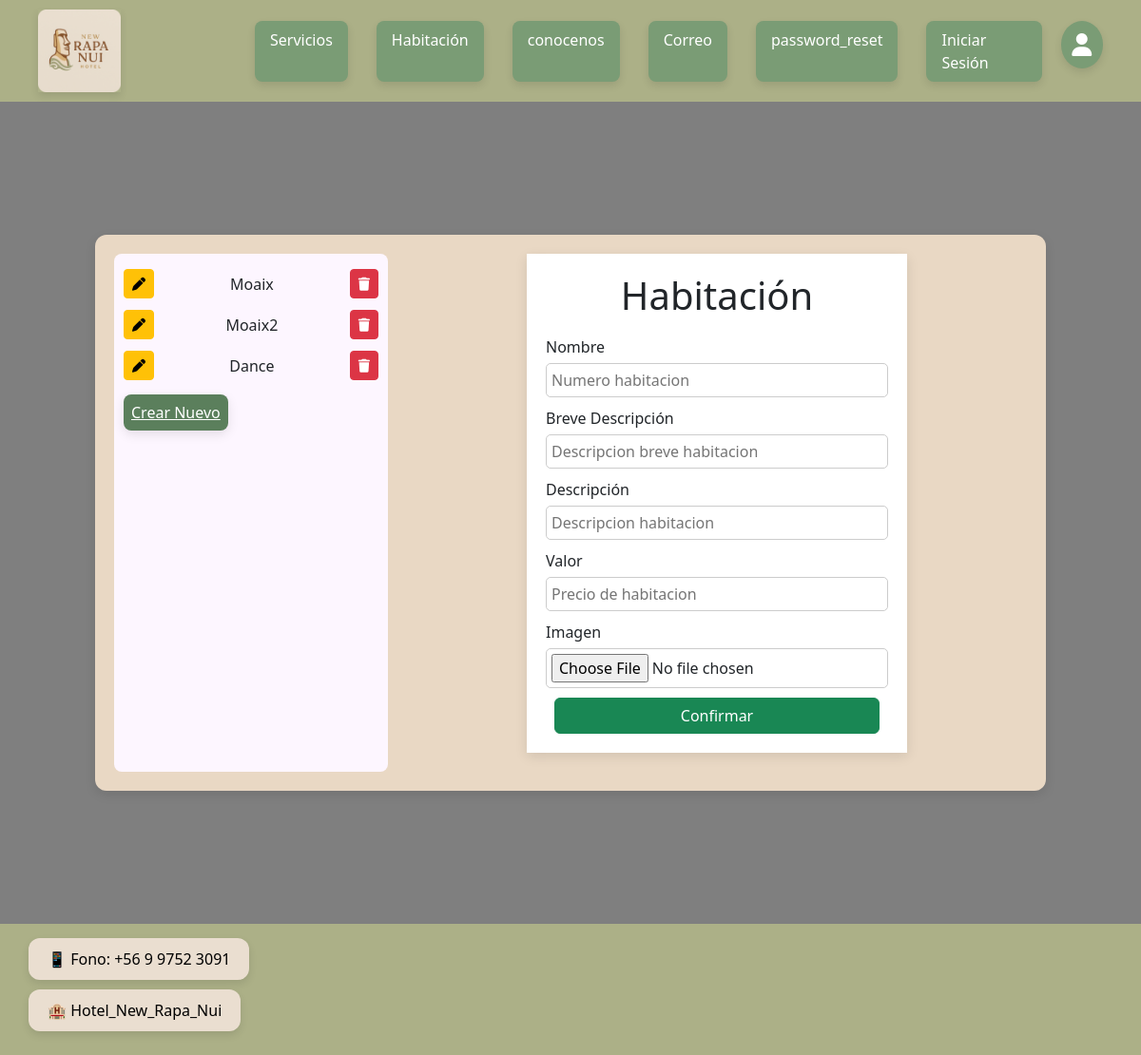
Page /listar_habitacion_emp/ on the earlier database version.
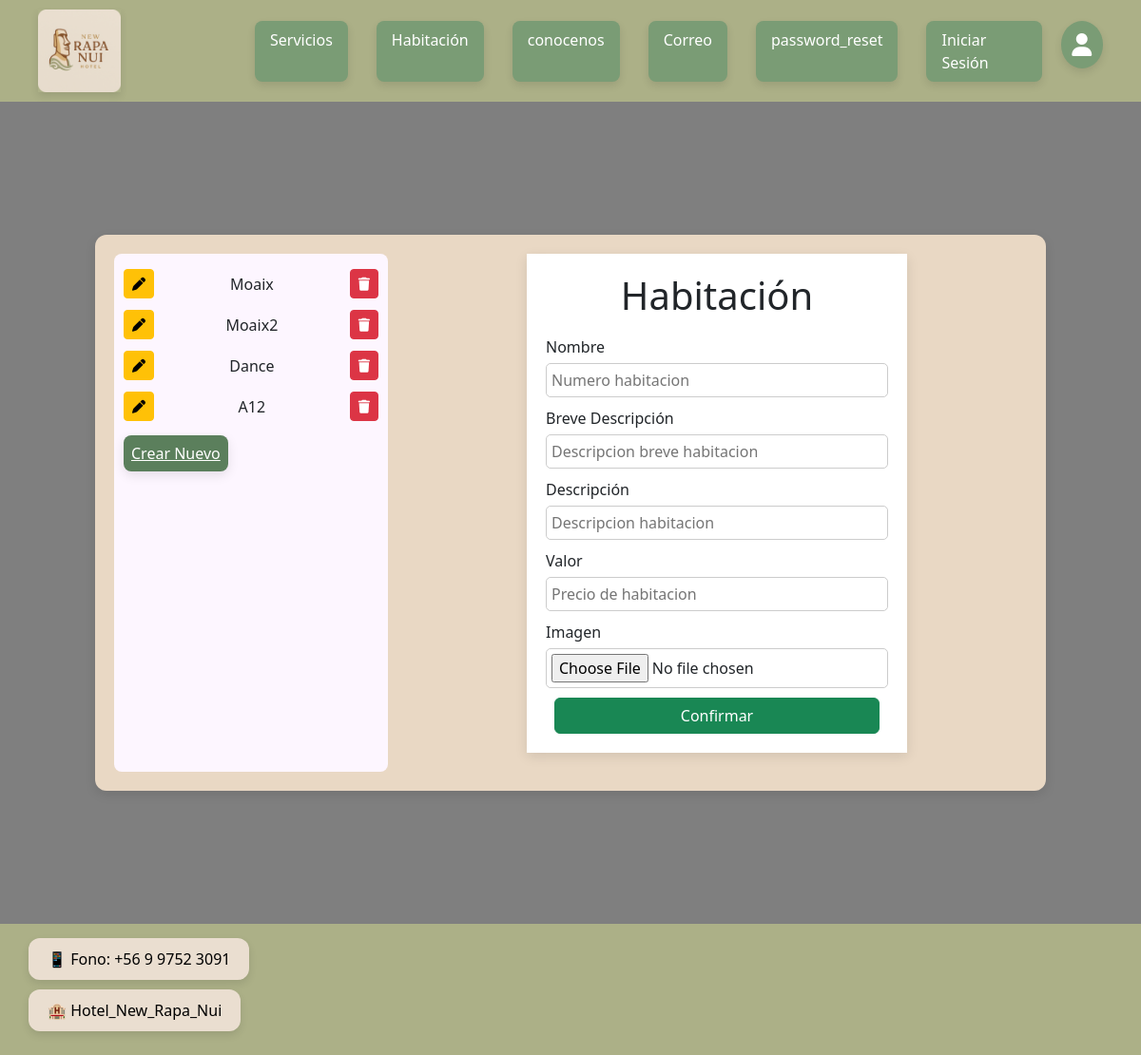
Same page on the later database version.
### app/models.py (models this page shows, shortened)
class Habitacion(models.Model):
    n_habitacion = models.CharField(max_length=10, primary_key=True)
    descripcion_breve = models.CharField(max_length=100,default='')
    descripcion = models.TextField(max_length=500)
    precio = models.IntegerField()
    imagen = models.ImageField(upload_to='habitaciones', null=True)

### app/views.py (the view, shortened to what this page needs)
# urls.py: path("listar_habitacion_emp/", listar_habitacion_emp, name="listar_habitacion_emp"),
def listar_habitacion_emp(request):
    data = {
        'form': habitacionform(),
        'Habitaciones': Habitacion.objects.all()
    }
    return render(request, "app/Empleados/habitacion-emp/habitacion-emp.html", data)

### app/forms.py
class habitacionform(forms.ModelForm):
    class Meta:
        model = Habitacion # Nombre modelo de Habitacion
        fields = '__all__'

### app/templates/app/Empleados/habitacion-emp/habitacion-emp.html (shortened to what this page needs)
{% extends 'app/base.html' %}
{% load static %}
{% block extra_css %}
  <link rel="stylesheet" href="{% static 'app/css/habitacion-emp.css' %}">
{% endblock %}
{% block content %}
<main class="habitacion-container">
  <div class="habitacion-box" style= "background-color: #e9d8c4";>
    <aside class="lista-habitacion" >
        <ul>
          {% for p in Habitaciones %}
          <li>
            <a  class="btn btn-info btn-sm btn-warning" href="{% url 'modificar_habitacion_emp' p.n_habitacion %}"><i class="fas fa-pen"></i></a>
              {{ p.n_habitacion }}
            <a class="btn btn-info btn-sm btn-danger" href="{% url 'eliminar_habitacion_emp' p.n_habitacion %}"><i class="fas fa-trash"></i></a>
          </li>
          {% endfor %}
        </ul>
        <a class="crear-btn  btn-success"  href="{% url 'listar_habitacion_emp' %}" >Crear Nuevo</a>
      </aside>
      <section class="formulario">
        <form method="POST" action="" enctype="multipart/form-data" >
            <h1>Habitación</h1>
          <label>Nombre</label>
            <input
              class="inputNomHab"
              type="text"
              name="{{ form.n_habitacion.name }}"
              id="numHabitacion"
              placeholder="Numero habitacion"
              value="{{ form.n_habitacion.value|default_if_none:'' }}">
          <label>Breve Descripción</label>
          <input
            class="inputDesHab"
            type="text"
            name="{{ form.descripcion_breve.name }}"
            id="descripcion_breve"
            value="{{ form.descripcion_breve.value|default_if_none:'' }}"
            placeholder="Descripcion breve habitacion" >
          <label>Descripción</label>
          <input
            class="inputDesHab"
            type="text"
            name="{{ form.descripcion.name }}"
            id="descripcion"
            value="{{ form.descripcion.value|default_if_none:'' }}"
            placeholder="Descripcion habitacion" >
          <label>Valor</label>
            <input
              class="inputValHab"
              type="number"
              name="{{ form.precio.name }}"
              id="precio"
              value="{{ form.precio.value|default_if_none:'' }}"
              placeholder="Precio de habitacion" >
          <label>Imagen</label>
            {{ form.imagen }}
              <div class="row">
                  <div  class="contenedorInputs">
                    <button type="submit" class="btn btn-success" style="width: 95%; margin-left: 2.5% ;margin-top: 10px;">Confirmar</button>
                  </div>
              </div>
            </form>
  </main>
 {% endblock %}

Differences in the rows shown:
added Habitacion: n_habitacion "A12"
